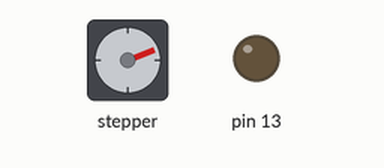
Simulated run of this sketch. Board: Arduino Uno, built with avr-gcc and run on an emulated ATmega328P. On the bench: stepper motor, output pins drawn as LEDs (lit = HIGH). Wiring (inferred from the names in the program): stepper motor driver (200 steps per turn assumed): step pin 2; direction pin 5; enable pin 8. Pins used as bus, display or sensor lines are not drawn.

Above: at 0.05 s.
At 0.6 s:
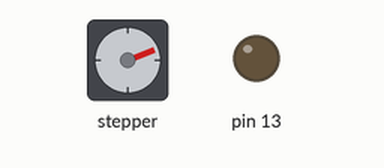
At 1.15 s:
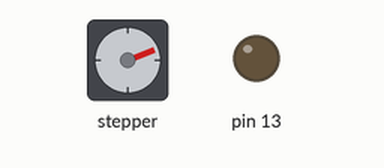
At 6.15 s:
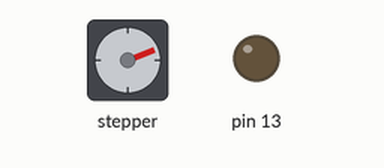
Timing chart, 0 to 8.0 s (numbered marks = the images above):
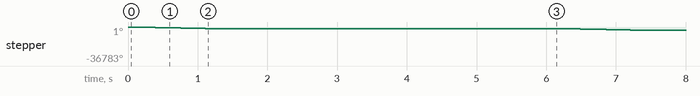

Measured:
- by itself, stepper: turns 1731° counter-clockwise in 1.2 s, repeating every 6.2 s

The sketch:

stepper_ino.ino
```cpp
#define EN        8

//Direction pin
#define X_DIR     5


//Step pin
#define X_STP     2


//DRV8825
int delayTime=100; //Delay between each pause (uS)
int stps=6400;// Steps to move


int rotate(int cycles, bool directionBool = false, int delayMicros = 600){
  /*Add argument to controll step width*/
  digitalWrite(X_DIR, directionBool);

  int oneTurnSteps = 96;

  int cyclesLeft = cycles;

  /*
  if (cycles > 1){
    cyclesLeft -= 1;
    for (int _i = 0; _i <= oneTurnSteps; _i ++){
      digitalWrite(X_STP, HIGH);
      delayMicroseconds(delayMicros + 200);
      digitalWrite(X_STP, LOW);ss
      delayMicroseconds(delayMicros + 200);
    }
  }
  */
  int initialStartupDelay = 4000;
  for (int _i = 0; _i <= 10; _i ++){
    digitalWrite(X_STP, HIGH);
    delayMicroseconds(initialStartupDelay);
    digitalWrite(X_STP, LOW);
    delayMicroseconds(delayMicros);
    initialStartupDelay -= 400;
  }


  for (int _i = 0; _i <= (cyclesLeft * oneTurnSteps)-10; _i++){
    digitalWrite(X_STP, HIGH);
    delayMicroseconds(delayMicros);
    digitalWrite(X_STP, LOW);
    delayMicroseconds(delayMicros);
  }
  return(0);
}

void rotateInfinite(bool directionBool = false, int delayMicros = 700){
  while(true){
    rotate(1, directionBool, delayMicros);
  }
}

void step(boolean dir, byte dirPin, byte stepperPin, int steps)
{
  digitalWrite(dirPin, dir);
  delay(50);
  for (int i = 0; i < steps; i++) {
    digitalWrite(stepperPin, HIGH);
    delayMicroseconds(delayTime);
    digitalWrite(stepperPin, LOW);
    delayMicroseconds(delayTime*20);
  }
}

void setup(){
  pinMode(X_DIR, OUTPUT);
  pinMode(X_STP, OUTPUT);
  pinMode(EN, OUTPUT);
  pinMode(13, OUTPUT);
  digitalWrite(EN, LOW);
}

void loop(){
  //rotateInfinite(true);
  rotate(10);
  delay(5000);

}
```
